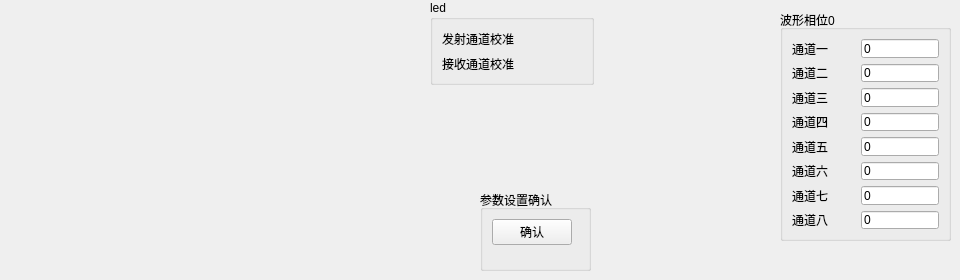
      <widget class="QWidget" name="tab">
       <attribute name="title">
        <string notr="true">校准</string>
       </attribute>
       <widget class="QGroupBox" name="groupBox_7">
        <property name="geometry">
         <rect>
          <x>430</x>
          <y>0</y>
          <width>164</width>
          <height>85</height>
         </rect>
        </property>
        <property name="title">
         <string>led</string>
        </property>
        <layout class="QGridLayout" name="gridLayout_3">
         <item row="0" column="0">
          <layout class="QHBoxLayout" name="horizontalLayout_4" stretch="6,1,6">
           <property name="spacing">
            <number>0</number>
           </property>
           <item>
            <widget class="QLabel" name="label_81">
             <property name="text">
              <string>发射通道校准 </string>
             </property>
            </widget>
           </item>
           <item>
            <spacer name="horizontalSpacer_7">
             <property name="orientation">
              <enum>Qt::Horizontal</enum>
             </property>
             <property name="sizeHint" stdset="0">
              <size>
               <width>40</width>
               <height>20</height>
              </size>
             </property>
            </spacer>
           </item>
           <item>
            <widget class="QLabel" name="send_aline_led_">
             <property name="text">
              <string/>
             </property>
            </widget>
           </item>
          </layout>
         </item>
         <item row="1" column="0">
          <layout class="QHBoxLayout" name="horizontalLayout_3" stretch="6,1,6">
           <item>
            <widget class="QLabel" name="label_80">
             <property name="text">
              <string>接收通道校准</string>
             </property>
            </widget>
           </item>
           <item>
            <spacer name="horizontalSpacer_6">
             <property name="orientation">
              <enum>Qt::Horizontal</enum>
             </property>
             <property name="sizeHint" stdset="0">
              <size>
               <width>40</width>
               <height>20</height>
              </size>
             </property>
            </spacer>
           </item>
           <item>
            <widget class="QLabel" name="receive_aline_led_">
             <property name="text">
              <string/>
             </property>
            </widget>
           </item>
          </layout>
         </item>
        </layout>
       </widget>
       <widget class="QGroupBox" name="groupBox_12">
        <property name="geometry">
         <rect>
          <x>480</x>
          <y>190</y>
          <width>111</width>
          <height>81</height>
         </rect>
        </property>
        <property name="title">
         <string>参数设置确认</string>
        </property>
        <layout class="QFormLayout" name="formLayout_5">
         <item row="0" column="0">
          <widget class="QPushButton" name="aline_parameter_set_confirm_">
           <property name="text">
            <string>确认</string>
           </property>
          </widget>
         </item>
        </layout>
       </widget>
       <widget class="QGroupBox" name="groupBox_20">
        <property name="geometry">
         <rect>
          <x>780</x>
          <y>10</y>
          <width>171</width>
          <height>231</height>
         </rect>
        </property>
        <property name="title">
         <string>波形相位0</string>
        </property>
        <layout class="QGridLayout" name="gridLayout_8">
         <item row="0" column="0">
          <layout class="QHBoxLayout" name="horizontalLayout_97" stretch="6,1,8">
           <property name="spacing">
            <number>0</number>
           </property>
           <item>
            <widget class="QLabel" name="label_90">
             <property name="text">
              <string>通道一</string>
             </property>
            </widget>
           </item>
           <item>
            <spacer name="horizontalSpacer_144">
             <property name="orientation">
              <enum>Qt::Horizontal</enum>
             </property>
             <property name="sizeHint" stdset="0">
              <size>
               <width>40</width>
               <height>20</height>
              </size>
             </property>
            </spacer>
           </item>
           <item>
            <widget class="QLineEdit" name="jz_pha0_ch0_">
             <property name="text">
              <string>0</string>
             </property>
            </widget>
           </item>
          </layout>
         </item>
         <item row="1" column="0">
          <layout class="QHBoxLayout" name="horizontalLayout_99" stretch="6,1,8">
           <property name="spacing">
            <number>0</number>
           </property>
           <item>
            <widget class="QLabel" name="label_94">
             <property name="text">
              <string>通道二</string>
             </property>
            </widget>
           </item>
           <item>
            <spacer name="horizontalSpacer_146">
             <property name="orientation">
              <enum>Qt::Horizontal</enum>
             </property>
             <property name="sizeHint" stdset="0">
              <size>
               <width>40</width>
               <height>20</height>
              </size>
             </property>
            </spacer>
           </item>
           <item>
            <widget class="QLineEdit" name="jz_pha0_ch1_">
             <property name="text">
              <string>0</string>
             </property>
            </widget>
           </item>
          </layout>
         </item>
         <item row="2" column="0">
          <layout class="QHBoxLayout" name="horizontalLayout_98" stretch="6,1,8">
           <property name="spacing">
            <number>0</number>
           </property>
           <item>
            <widget class="QLabel" name="label_91">
             <property name="text">
              <string>通道三</string>
             </property>
            </widget>
           </item>
           <item>
            <spacer name="horizontalSpacer_145">
             <property name="orientation">
              <enum>Qt::Horizontal</enum>
             </property>
             <property name="sizeHint" stdset="0">
              <size>
               <width>40</width>
               <height>20</height>
              </size>
             </property>
            </spacer>
           </item>
           <item>
            <widget class="QLineEdit" name="jz_pha0_ch2_">
             <property name="text">
              <string>0</string>
             </property>
            </widget>
           </item>
          </layout>
         </item>
         <item row="3" column="0">
          <layout class="QHBoxLayout" name="horizontalLayout_101" stretch="6,1,8">
           <property name="spacing">
            <number>0</number>
           </property>
           <item>
            <widget class="QLabel" name="label_96">
             <property name="text">
              <string>通道四</string>
             </property>
            </widget>
           </item>
           <item>
            <spacer name="horizontalSpacer_148">
             <property name="orientation">
              <enum>Qt::Horizontal</enum>
             </property>
             <property name="sizeHint" stdset="0">
              <size>
               <width>40</width>
               <height>20</height>
              </size>
             </property>
            </spacer>
           </item>
           <item>
            <widget class="QLineEdit" name="jz_pha0_ch3_">
             <property name="text">
              <string>0</string>
             </property>
            </widget>
           </item>
          </layout>
         </item>
         <item row="4" column="0">
          <layout class="QHBoxLayout" name="horizontalLayout_113" stretch="6,1,8">
           <property name="spacing">
            <number>0</number>
           </property>
           <item>
            <widget class="QLabel" name="label_98">
             <property name="text">
              <string>通道五</string>
             </property>
            </widget>
           </item>
           <item>
            <spacer name="horizontalSpacer_150">
             <property name="orientation">
              <enum>Qt::Horizontal</enum>
             </property>
             <property name="sizeHint" stdset="0">
              <size>
               <width>40</width>
               <height>20</height>
              </size>
             </property>
            </spacer>
           </item>
           <item>
            <widget class="QLineEdit" name="jz_pha0_ch4_">
             <property name="text">
              <string>0</string>
             </property>
            </widget>
           </item>
          </layout>
         </item>
         <item row="5" column="0">
          <layout class="QHBoxLayout" name="horizontalLayout_115" stretch="6,1,8">
           <property name="spacing">
            <number>0</number>
           </property>
           <item>
            <widget class="QLabel" name="label_100">
             <property name="text">
              <string>通道六</string>
             </property>
            </widget>
           </item>
           <item>
            <spacer name="horizontalSpacer_162">
             <property name="orientation">
              <enum>Qt::Horizontal</enum>
             </property>
             <property name="sizeHint" stdset="0">
              <size>
               <width>40</width>
               <height>20</height>
              </size>
             </property>
            </spacer>
           </item>
           <item>
            <widget class="QLineEdit" name="jz_pha0_ch5_">
             <property name="text">
              <string>0</string>
             </property>
            </widget>
           </item>
          </layout>
         </item>
         <item row="6" column="0">
          <layout class="QHBoxLayout" name="horizontalLayout_114" stretch="6,1,8">
           <property name="spacing">
            <number>0</number>
           </property>
           <item>
            <widget class="QLabel" name="label_99">
             <property name="text">
              <string>通道七</string>
             </property>
            </widget>
           </item>
           <item>
            <spacer name="horizontalSpacer_161">
             <property name="orientation">
              <enum>Qt::Horizontal</enum>
             </property>
             <property name="sizeHint" stdset="0">
              <size>
               <width>40</width>
               <height>20</height>
              </size>
             </property>
            </spacer>
           </item>
           <item>
            <widget class="QLineEdit" name="jz_pha0_ch6_">
             <property name="text">
              <string>0</string>
             </property>
            </widget>
           </item>
          </layout>
         </item>
         <item row="7" column="0">
          <layout class="QHBoxLayout" name="horizontalLayout_102" stretch="6,1,8">
           <property name="spacing">
            <number>0</number>
           </property>
           <item>
            <widget class="QLabel" name="label_97">
             <property name="text">
              <string>通道八</string>
             </property>
            </widget>
           </item>
           <item>
            <spacer name="horizontalSpacer_149">
             <property name="orientation">
              <enum>Qt::Horizontal</enum>
             </property>
             <property name="sizeHint" stdset="0">
              <size>
               <width>40</width>
               <height>20</height>
              </size>
             </property>
            </spacer>
           </item>
           <item>
            <widget class="QLineEdit" name="jz_pha0_ch7_">
             <property name="text">
              <string>0</string>
             </property>
            </widget>
           </item>
          </layout>
         </item>
        </layout>
       </widget>
      </widget>
